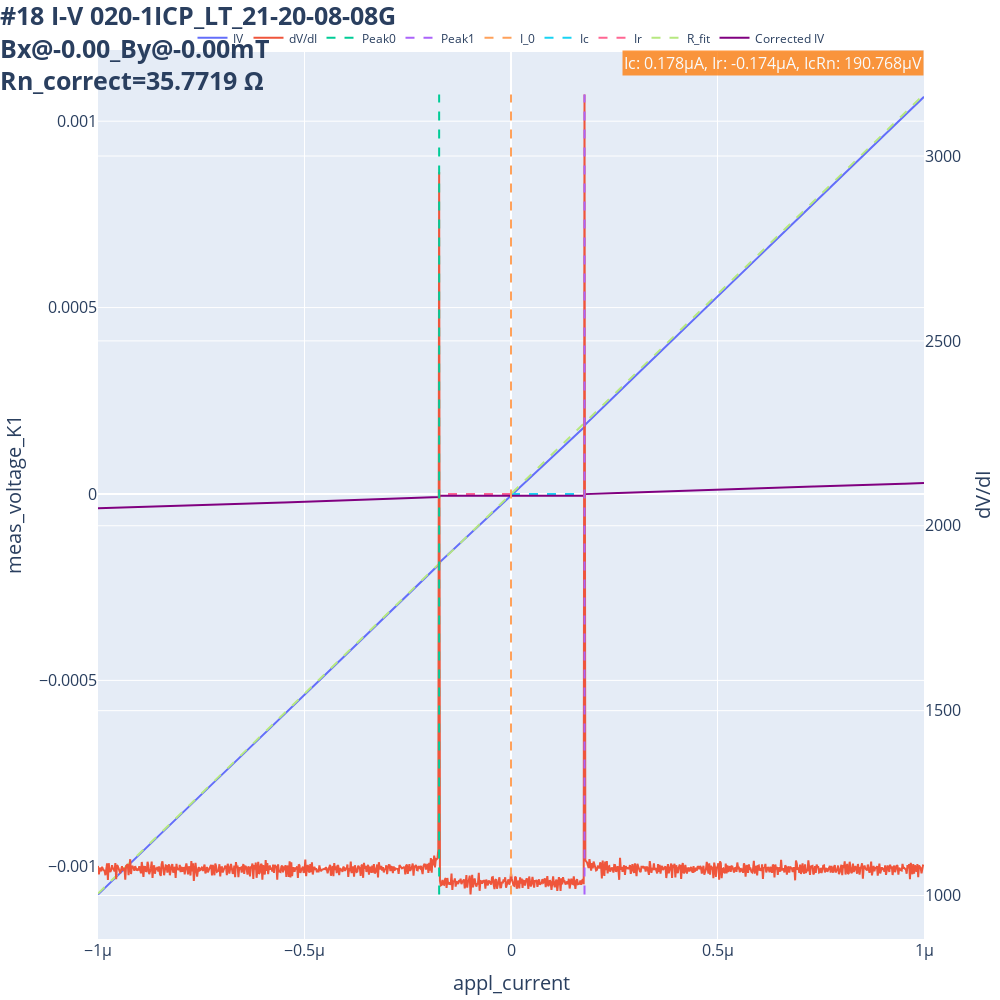

Here is the notebook cell this chart was saved with:
### Code cell
plot_IV_and_dVdI2(18)

### Figure 1 — Plotly figure (JSON) as saved in the notebook; plotly's stock layout.template omitted (floating-point values rounded to 4 significant figures; data arrays with more than 128 entries replaced by an {"elided": "..."} marker saying what was removed)
{"data": [{"mode": "lines", "name": "IV", "type": "scatter", "x": {"elided": "1001 float values"}, "y": {"elided": "1001 float values"}}, {"mode": "lines", "name": "dV/dI", "type": "scatter", "x": {"elided": "1001 float values"}, "y": {"elided": "1001 float values"}, "yaxis": "y2"}, {"line": {"dash": "dash"}, "mode": "lines", "name": "Peak0", "type": "scatter", "x": [-1.74e-07, -1.74e-07], "y": [1003.0, 3167.0], "yaxis": "y2"}, {"line": {"dash": "dash"}, "mode": "lines", "name": "Peak1", "type": "scatter", "x": [1.78e-07, 1.78e-07], "y": [1003.0, 3167.0], "yaxis": "y2"}, {"line": {"dash": "dash"}, "mode": "lines", "name": "I_0", "type": "scatter", "x": [0, 0], "y": [1003.0, 3167.0], "yaxis": "y2"}, {"line": {"dash": "dash"}, "mode": "lines", "name": "Ic", "type": "scatter", "x": [0, 1.78e-07], "y": [0, 0]}, {"line": {"dash": "dash"}, "mode": "lines", "name": "Ir", "type": "scatter", "x": [0, -1.74e-07], "y": [0, 0]}, {"line": {"dash": "dash"}, "mode": "lines", "name": "R_fit", "type": "scatter", "x": [-1e-06, 1e-06], "y": [-0.001072, 0.001072]}, {"line": {"color": "purple", "width": 2}, "mode": "lines", "name": "Corrected IV", "type": "scatter", "x": {"elided": "1001 float values"}, "y": {"elided": "1001 float values"}}], "layout": {"annotations": [{"align": "right", "bgcolor": "#ff7f0e", "font": {"color": "#ffffff", "size": 16}, "opacity": 0.8, "showarrow": false, "text": "Ic: 0.178µA, Ir: -0.174µA, IcRn: 190.768µV", "x": 1, "xref": "paper", "y": 1, "yref": "paper"}], "height": 1000, "legend": {"orientation": "h", "x": 0.5, "xanchor": "center", "y": 1.03, "yanchor": "top"}, "margin": {"b": 10, "l": 10, "r": 10, "t": 50}, "title": {"font": {"size": 25}, "text": "<b>#18 I-V 020-1ICP_LT_21-20-08-08G<br>Bx@-0.00_By@-0.00mT<br>Rn_correct=35.7719 Ω", "x": 0}, "width": 1000, "xaxis": {"tickfont": {"size": 16}, "title": {"font": {"size": 20}, "text": "appl_current"}}, "yaxis": {"tickfont": {"size": 16}, "title": {"font": {"size": 20}, "text": "meas_voltage_K1"}}, "yaxis2": {"overlaying": "y", "side": "right", "tickfont": {"size": 16}, "title": {"font": {"size": 20}, "text": "dV/dI"}}}}
